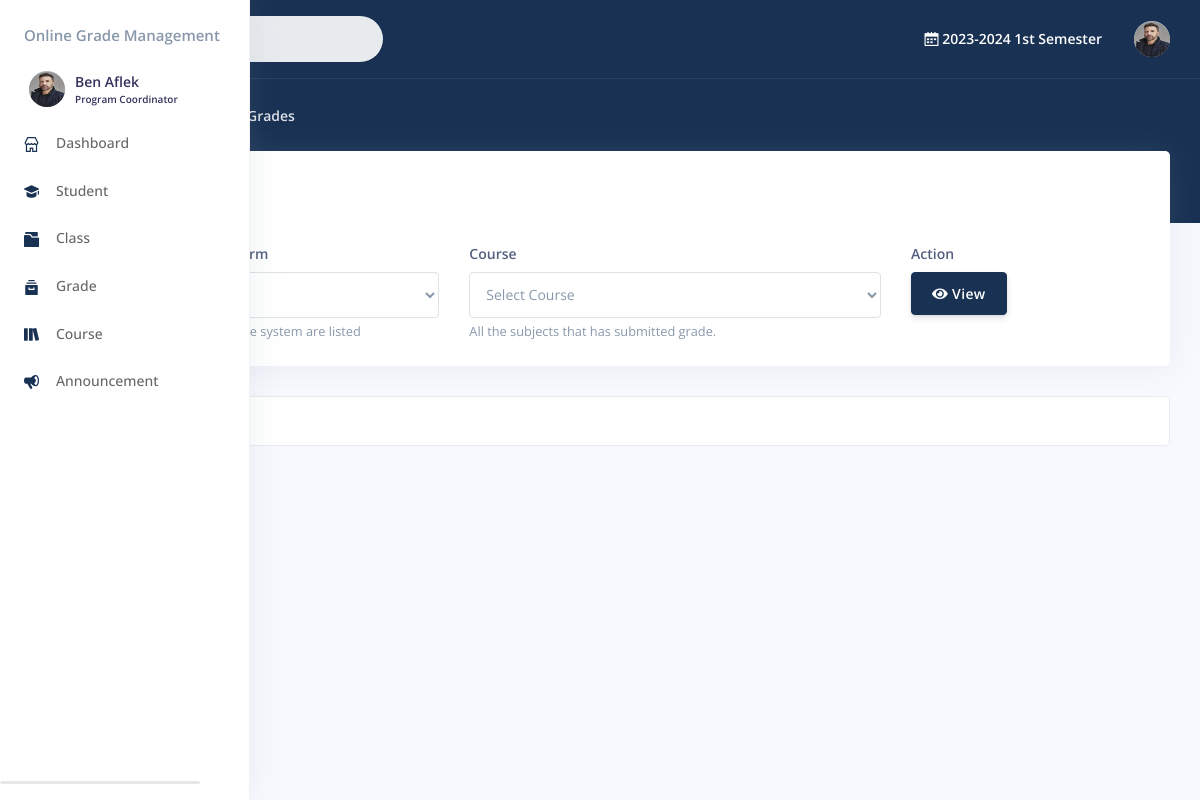
Page /trash/faculty/grades.php (signed in) on the committed database.
### tables this page shows
CREATE TABLE `staff` (
  `id` int(11) NOT NULL,
  `user_id` int(11) DEFAULT NULL,
  `username` text NOT NULL,
  `institute_id` int(11) DEFAULT NULL,
  `position_id` int(11) NOT NULL,
  `created_on` datetime NOT NULL
);

CREATE TABLE `user` (
  `id` int(11) NOT NULL,
  `type` text NOT NULL,
  `username` text NOT NULL,
  `password` text NOT NULL,
  `firstname` text NOT NULL,
  `middlename` text DEFAULT NULL,
  `lastname` text NOT NULL,
  `gender` text DEFAULT NULL,
  `birthdate` date DEFAULT NULL,
  `address` text DEFAULT NULL,
  `phone_no` text DEFAULT NULL,
  `profileImage` text DEFAULT NULL,
  `isPasswordChanged` int(11) NOT NULL,
  `status` int(11) NOT NULL,
  `updated_on` datetime DEFAULT NULL,
  `created_on` datetime NOT NULL
);

CREATE TABLE `period` (
  `id` int(22) NOT NULL,
  `year` text NOT NULL,
  `term` int(11) NOT NULL,
  `status` int(11) NOT NULL,
  `updated_on` datetime DEFAULT NULL,
  `created_on` datetime NOT NULL
);

### trash/faculty/include/session.php (called while the page is built, shortened)
<?php
	include '../include/conn.php';
		if($_SESSION['type']=='faculty'){
			$stmt = $con->prepare("SELECT *,
				`user`.`id` AS `user_id`,
				`staff`.`id` AS `staff_id`
			 	FROM `user`
				INNER JOIN `staff` ON `staff`.`username` =`user`.`username`
				WHERE `user`.`id` = ? LIMIT 1");
			$stmt->execute([$_SESSION['faculty']]);
			$user = $stmt->fetch(PDO::FETCH_ASSOC);;
		}else{
			echo"<script>window.location.href='../403.php';</script>";
		}

### trash/faculty/grades.php (the view, shortened to what this page needs)
<?php
	include("include/session.php");
	$parentpage='';
	$page=$currentpage='Grades';
	include("include/header.php");
	?>
	</head>
	<?php
		include("include/sidebar.php");
	?>
	<div class="main-content" id="panel">
		<?php
			include("include/topnav.php");
		?>
		<div class="header bg-primary pb-6">
		  <div class="container-fluid">
			<div class="header-body">
			  <div class="row align-items-center py-4">
				<div class="col-lg-6 col-7">
				  <nav aria-label="breadcrumb" class="d-none d-md-inline-block ml-md-4">
					<ol class="breadcrumb breadcrumb-links breadcrumb-dark">
					<li class="breadcrumb-item"><a href="./"><i class="fas fa-home"></i></a></li>
					  <li class="breadcrumb-item"><a href="./">Dashboard</a></li>
					  <li class="breadcrumb-item active" aria-current="page">Grades</li>
					</ol>
				  </nav>
				</div>
			  </div>
			</div>
		  </div>
		</div>
		<div class="container-fluid mt--6">
			<div class="row">
				<div class="col">
					<div class="card">
						<div class="card-header border-0">
							<div class="row">
								<div class="col-6">
									<h3 class="mb-0">Grades</h3>
								</div>
							<div class="col-6 text-right">
							</div>
						</div>
					</div>
					<div class="table-responsive">
						<div class="card-body">
							<form action="" method="POST">
								<div class="row">
									<div class="col-lg-4" style="">
										<label class="form-control-label"> Academic Year & Term</label>
										<select class="form-control" id="period_id" name="period_id"  required>
										<option class="form-control" value="">Select A.Y.&Term</option>
										</select>
										<span class="text-muted"><small> All academic year in the system are listed</small></span>
									</div>
									<div class="col-lg-5" style="">
										<label class="form-control-label"> Course </label>
										<select class="form-control" id="schedule_id" name="schedule_id" required>
											<option class="form-control" value="">Select Course</option>
										</select>
										<span class="text-muted"><small>All the subjects that has submitted grade.</small></span>
									</div>
									<div class="col-lg-3" style="">
										<label class="form-control-label"> Action</label><br>
										<button type="submit"  id="view" name="view"  class="btn btn-primary">
											<i class="fa fa-eye text-white"></i>
											View
										</button>
									</div>
								</div>
							</form>
						</div>
					</div>
				</div>
						</div>
					</div>
				<?php include("include/footer.php"); ?>
       		</div>
      	</div>
	</body>
</html>

### trash/faculty/include/sidebar.php (shortened to what this page needs)
<body>
  <?php
    include '../include/conn.php';
    include("include/session.php");
  ?>
  <nav class="sidenav navbar navbar-vertical fixed-left navbar-expand-xs navbar-light bg-white text-white" id="sidenav-main">
    <div class="scrollbar-inner">
      <div class="sidenav-header d-flex align-items-center">
        <a class="navbar-brand" href="./" style="width:">
          <h4 class="text-muted">Online Grade Management</h4>
        </a>
          <div class="navbar-brand sidebar-user text-left">
            <a href="profile.php">
            <span class="avatar avatar-sm rounded-circle" >
              <?php $userphoto = $user['profileImage'];
                if ($userphoto == "") :
              ?>
              <img src="img/profile.png" alt="Image placeholder">
              <?php else : ?>
                <img alt="Image placeholder" src="img/<?php echo htmlentities($userphoto); ?>" style="width:40px;height:35px;border-radius:50%;">
              <?php endif; ?>
            </span>
            <span>
              <h5 class=" m-0 text-sm  font-weight-bold">
                <?php echo  htmlentities($user['firstname'].' '.$user['lastname']);  ?>
              </h5>
              <h6 class="text-overflow m-0" data-toggle="tooltip" data-placement="left" title="User">
                <?php
                if($user['position_id']=='2'){
                  $position="Program Coordinator";
                }else if($user['position_id']=='3'){
                  $position="Teacher";
                }
                echo htmlentities($position);  ?>
              </h6>
            </span>
            </a>
          </div>
        <div class="ml-auto">
          <div class="sidenav-toggler d-none d-xl-block" data-action="sidenav-unpin" data-target="#sidenav-main">
          </div>
        </div>
      </div>
      <br>
      <div class="navbar-inner">
        <div class="collapse navbar-collapse" id="sidenav-collapse-main">
          <ul class="navbar-nav">
            <li class="nav-item">
              <a class="nav-link <?php echo ($parentpage == "dashboard" ? "active" : "") ?>" href="./">
                <i class="ni ni-shop text-primary"></i>
                <span class="nav-link-text">Dashboard</span>
              </a>
            </li>
            <?php
                if($user['position_id']=='2'){
              ?>
            <li class="nav-item">
              <a class="nav-link <?php echo ($page == "Student" ? "active" : "") ?>" href="student.php">
                <i class="ni ni-hat-3 text-primary"></i>
                <span class="nav-link-text">Student</span>
              </a>
            </li>
              <?php
               }else if($user['position_id']=='3'){
              ?>
              <li class="nav-item">
              <a class="nav-link <?php echo ($page  == "Student" ? "active" : "") ?>" href="#navbar-account" data-toggle="collapse" role="button" aria-expanded="<?php echo ($page == "Student" ? "true" : "false") ?>" aria-controls="navbar-dataaccount">
                <i class="ni ni-hat-3 text-primary"></i>
                <span class="nav-link-text">Student</span>
              </a>
              <div class="collapse <?php echo ($page == "Student" ? "show" : "") ?>" id="navbar-account">
                <ul class="nav nav-sm flex-column">
                  <li class="nav-item">
                    <a href="student_list.php" class="nav-link  <?php echo ($childpage == "Student" ? "active" : "") ?>">Student List</a>
                  </li>
                  <li class="nav-item">
                    <a href="print_list.php" class="nav-link <?php echo ($childpage == "Print" ? "active" : "") ?>">Print List</a>
                  </li>
                </ul>
              </div>
            </li>
              <?php
                }
                if($user['position_id']=='2'){
              ?>
            <li class="nav-item">
              <a class="nav-link <?php echo ($page == "Class" ? "active" : "") ?>" href="class.php">
                <i class="ni ni-folder-17  text-primary"></i>
                <span class="nav-link-text">Class</span>
              </a>
            </li>
            <?php
               }else if($user['position_id']=='3'){
              ?>
              <a class="nav-link <?php echo ($page == "Class" ? "active" : "") ?>" href="class_course.php">
                <i class="ni ni-folder-17  text-primary"></i>
                <span class="nav-link-text">Class</span>
              </a>
              <?php
               }
             ?>
            <?php
                if($user['position_id']=='2'){
              ?>
              <li class="nav-item">
                <a class="nav-link <?php echo ($page == "Grade" ? "active" : "") ?>" href="grade.php">
                  <i class="ni ni-archive-2  text-primary"></i>
                  <span class="nav-link-text">Grade</span>
                </a>
              </li>
            <?php
               }else if($user['position_id']=='3'){
              ?>
                <li class="nav-item">
                  <a class="nav-link <?php echo ($page == "Grade" ? "active" : "") ?>" href="grading_sheet.php">
                    <i class="ni ni-archive-2  text-primary"></i>
                    <span class="nav-link-text">Grading Sheet</span>
                  </a>
                </li>
                <li class="nav-item">
                  <a class="nav-link <?php echo ($page == "Grades" ? "active" : "") ?>" href="grades.php">
                    <i class="ni ni-archive-2  text-primary"></i>
                    <span class="nav-link-text">Grades</span>
                  </a>
                </li>
               <?php
               }
             ?>
            <?php
                if($user['position_id']=='2'){
              ?>
            <li class="nav-item">
              <a class="nav-link <?php echo ($page == "Course" ? "active" : "") ?>" href="course.php">
                <i class="ni ni-books text-primary"></i>
                <span class="nav-link-text">Course</span>
              </a>
            </li>
              <?php
               }else if($user['position_id']=='3'){
              ?>
              <li class="nav-item">
                <a class="nav-link <?php echo ($page == "Course" ? "active" : "") ?>" href="course_schedule.php">
                  <i class="ni ni-books text-primary"></i>
                  <span class="nav-link-text">Course</span>
                </a>
              </li>
              <?php
               }
             ?>
              <?php
                if($user['position_id']=='2'){
              ?>
			      <li class="nav-item">
              <a class="nav-link <?php echo ($page == "announcement" ? "active" : "") ?>" href="announcement.php">
                <i class="ni ni-notification-70 text-primary"></i>
                <span class="nav-link-text">Announcement</span>
              </a>
            </li>
              <?php
               }
             ?>
          </ul>
        </div>
      </div>
    </div>
  </nav>

### trash/faculty/include/topnav.php (shortened to what this page needs)
<?php
  include '../include/conn.php';
	include("include/session.php");
?>
  <nav class="navbar navbar-top navbar-expand navbar-dark bg-primary border-bottom">
    <div class="container-fluid">
      <div class="collapse navbar-collapse" id="navbarSupportedContent">
        <form class="navbar-search navbar-search-light form-inline mr-sm-3" id="navbar-search-main">
          <div class="form-group mb-0">
            <div class="input-group input-group-alternative input-group-merge">
              <div class="input-group-prepend">
                <span class="input-group-text"><i class="fas fa-search"></i></span>
              </div>
              <input class="form-control" placeholder="Search Page ..." onkeyup="showResult(this.value)" type="text">
            </div>
          </div>
        </form>
        <ul class="navbar-nav align-items-center ml-md-auto">
          <li class="nav-item dropdown">
            <p class="nav-link mb-0 text-sm  font-weight-bold text-white" href="#">
              <i class="ni ni-calendar-grid-58"></i>
              <?php
                try {
                    $query = "SELECT * FROM `period` WHERE `status` = '1' LIMIT 1";
                    $stmt = $con->prepare($query);
                    $stmt->execute();
                    $result = $stmt->fetch(PDO::FETCH_ASSOC);
                    if ($result) {
                        echo $result['year'] . " ";
                        if ($result['term'] == '1') {
                            echo "1st Semester";
                        } else if ($result['term'] == '2') {
                            echo "2nd Semester";
                        } else if ($result['term'] == '3') {
                            echo "Summer";
                        } else {
                            echo "Unknown Term";
                        }
                    } else {
                        echo "No active period found.";
                    }
                } catch (PDOException $e) {
                    echo "Error: " . $e->getMessage();
                }
              ?>
            </p>
          </li>
        </ul>
        <ul class="navbar-nav align-items-center ml-auto ml-md-0">
          <li class="nav-item dropdown">
            <a class="nav-link pr-0" href="#" role="button" data-toggle="dropdown" aria-haspopup="true" aria-expanded="false">
              <div class="media align-items-center">
                  <span class="avatar avatar-sm rounded-circle">
                    <?php $userphoto = $user['profileImage'];
                    if ($userphoto == "") :
                    ?>
                      <img src="img/profile.png" alt="Image placeholder">
                    <?php else : ?>
                      <img alt="Image placeholder" src="img/<?php echo htmlentities($userphoto); ?>" style="width:40px;height:35px;border-radius:50%;">
                    <?php endif; ?>
                  </span>
              </div>
            </a>
          </li>
        </ul>
      </div>
    </div>
  </nav>

### assets/css/style.css (style rules this page uses)
:root { --blue: #5e72e4; --indigo: #5603ad; --purple: #8965e0; --pink: #f3a4b5; --red: #f5365c; --orange: #fb6340; --yellow: #ffd600; --green: #01A985; --green2: #128C7E; --green3: #075E54; --teal: #11cdef; --cyan: #2bffc6; --white: #fff; --gray: #8898aa; --gray-dark: #32325d; --light: #ced4da; --lighter: #e9ecef; --primary: #193153; --secondary: #f7fafc; --success: #2dce89; --info: #11cdef; --warning: #fb6340; --danger: #f5365c; --light: #adb5bd; --dark: #212529; --default: #172b4d; --white: #fff; --neutral: #fff; --darker: black; --breakpoint-xs: 0; --breakpoint-sm: 576px; --breakpoint-md: 768px; --breakpoint-lg: 992px; --breakpoint-xl: 1200px; --font-family-sans-serif: Open Sans, sans-serif; --font-family-monospace: SFMono-Regular, Menlo, Monaco, Consolas, 'Liberation Mono', 'Courier New', monospace; }

### trash/faculty/include/sidebar.php (style rules this page uses)
.sidebar-user { /border:1px solid red; border-radius: 5px; width:100%; height:50px; position:absolute; padding:10px 10px; line-height:50px; margin-top:100px; }
.sidebar-user span { float:left; margin:-17px 5px; /border:1px solid red; }

### rows in the picture
staff: user.profileImage (picture), user.firstname+lastname "Ben Aflek", position "Program Coordinator"
period: year "2023-2024"
